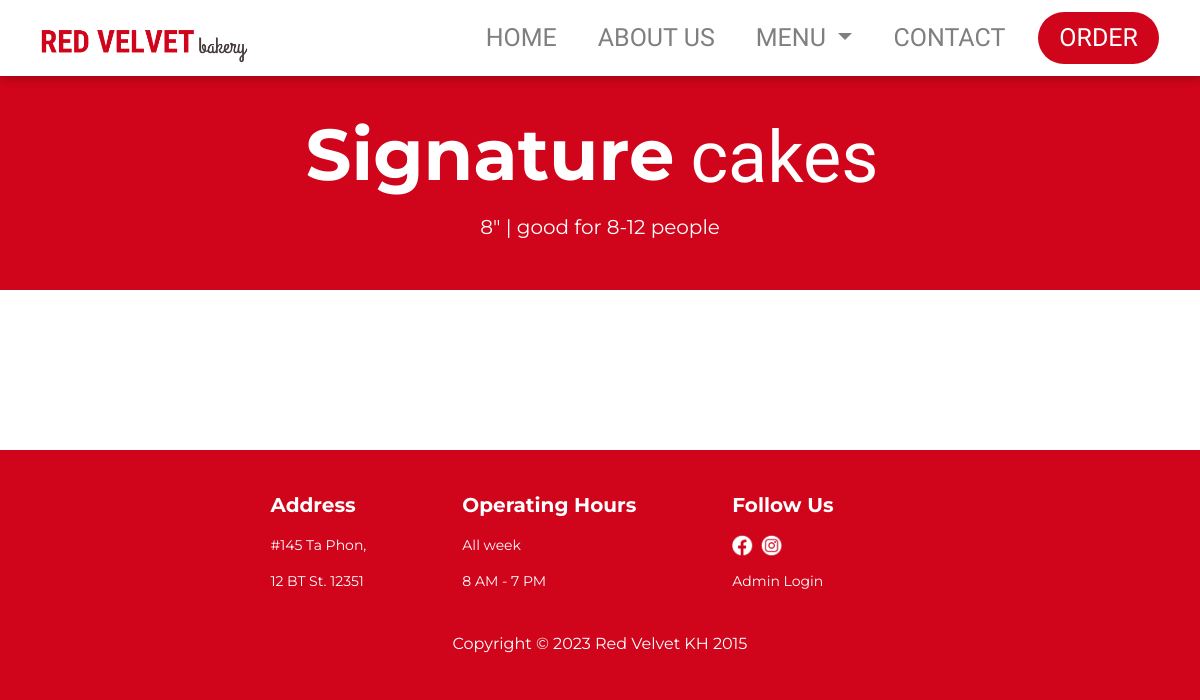
Before: /src/main/menu-sigcakes.php with the older database file.
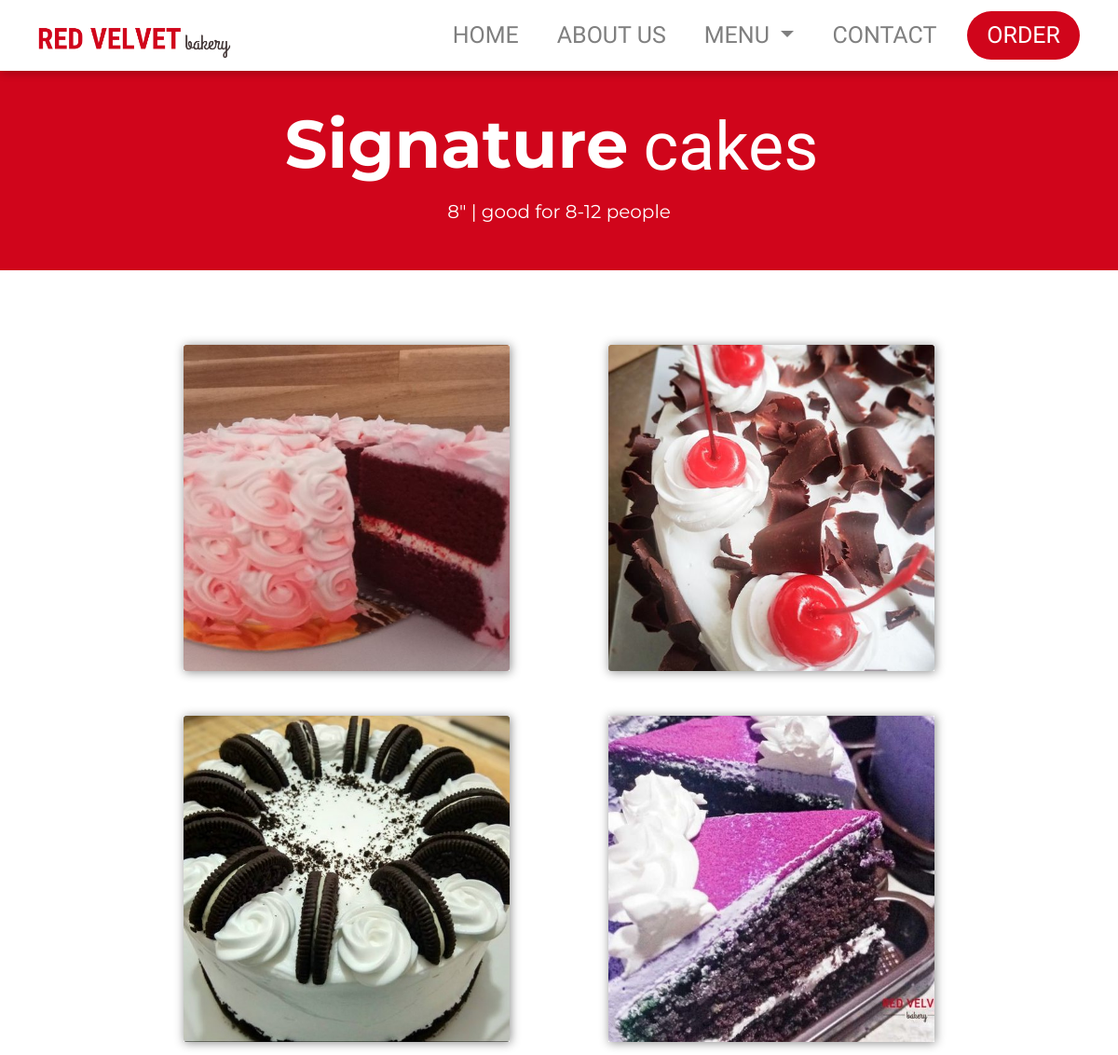
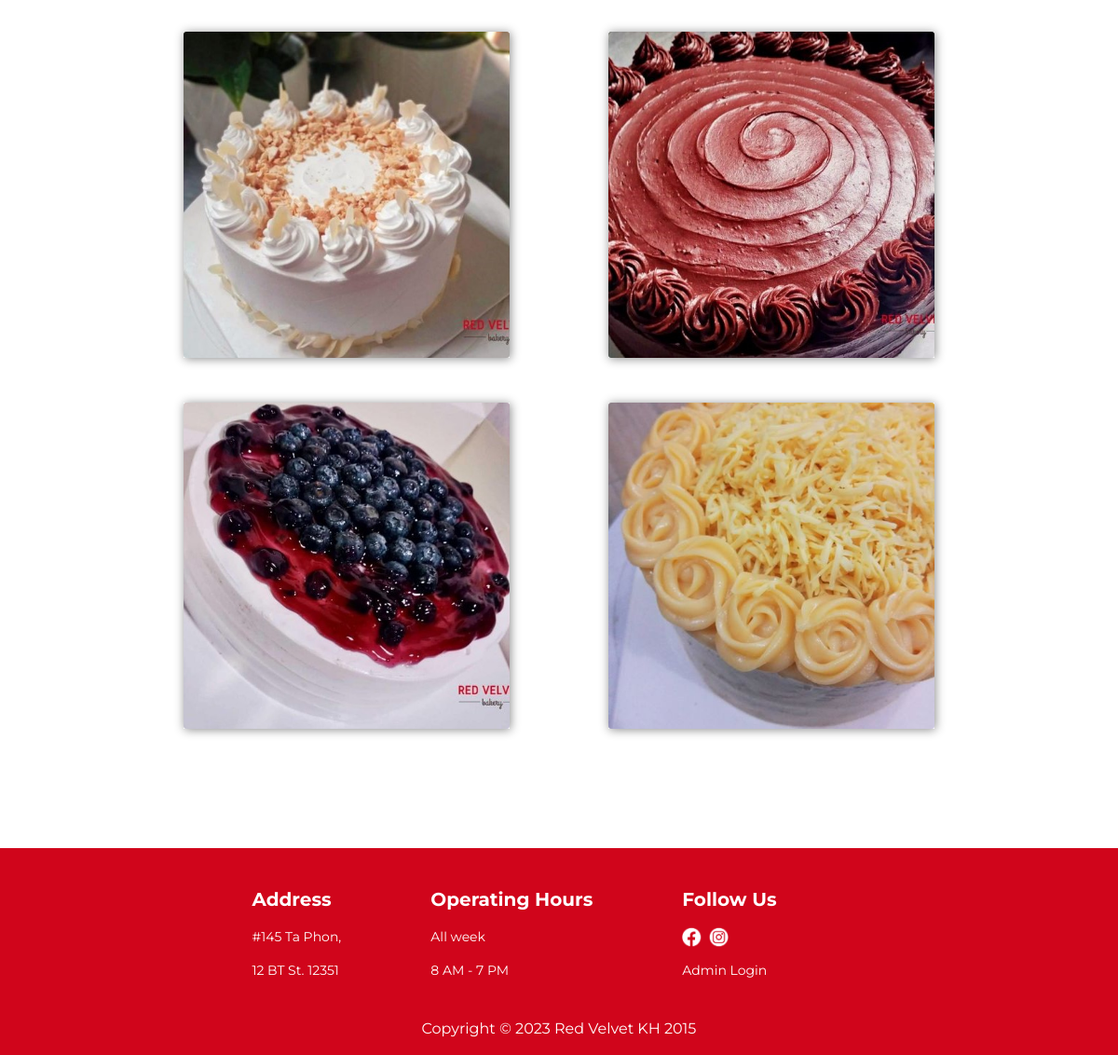
After: the same page with the newer database file (2 pictures, top to bottom).
### tables this page shows
CREATE TABLE `product` (
  `prod_id` int(11) NOT NULL,
  `prod_name` varchar(50) NOT NULL,
  `prod_price` decimal(5,2) NOT NULL,
  `prod_description` varchar(500) NOT NULL,
  `prod_image` varchar(80) NOT NULL,
  `prod_image_file` varchar(255) NOT NULL,
  `bestseller` varchar(5) DEFAULT NULL,
  `cat_id` int(11) NOT NULL
);

### src/main/includes/menu-cat.inc.php (called while the page is built)
<?php
include("../admin/classes/Database.class.php");
include("../admin/classes/Product.class.php");
include("../admin/classes/ProductCon.class.php");
$product = new ProductController();
$result = $product->getCatTable($current_cat);

### src/admin/classes/Database.class.php (called while the page is built)
<?php
class Database{
  protected function connect(){
    try {
      $username = "root";
      $password = "";
      $dbh = new PDO('mysql:host=localhost;dbname=redvelvet',$username,$password);
      return $dbh;
    }
    catch (PDOException $e) {
      print "Error!: " . $e->getMessage() . "<br/>";
      die();
    }
  }
}

### src/admin/classes/Product.class.php (called while the page is built, shortened)
<?php
class Product extends Database{
  protected function readCatTable($cat_name){
    $cat_id = $this->readCatId($cat_name);
    $query = 'SELECT * FROM product WHERE cat_id = ?;';
    $stmt = $this->connect()->prepare($query);
    if(!$stmt->execute(array($cat_id))){
      $stmt = null;
      header("location: ../index.php?error=stmtfailed");
      exit();
    }
    return $stmt;
  }
  private function readCatId($cat_name){
    $query = 'SELECT cat_id FROM category WHERE cat_name = ?;';
    $stmt = $this->connect()->prepare($query);
    if(!$stmt->execute(array($cat_name))){
      $stmt = null;
      header("location: ../index.php?error=stmtfailed");
      exit();
    }
    while($row = $stmt->fetch(PDO::FETCH_ASSOC)){
      return $row["cat_id"];
    }
  }
}

### src/admin/classes/ProductCon.class.php (called while the page is built, shortened)
<?php
class ProductController extends Product{
  public function getCatTable($cat_name){
    $result = $this->readCatTable($cat_name);
    return $result;
  }
}

### src/main/menu-sigcakes.php (the view, shortened to what this page needs)
<?php $current_cat = "Signature Cakes"; include("includes/menu-cat.inc.php");?>
<!doctype html>
<html lang="en">
<?php include("head-tags.php")?>
</head>
<body>
<?php include("header.php")?>
<section class="menu-banner">
    <div>
        <h1>Signature</h1><span>cakes</span>
    </div>
    <p>8" | good for 8-12 people</p>
</section>
<section>
    <div class="container-fluid new-menu-lay">
        <div class="row justify-content-center">
            <div class="container">
                <div class="row justify-content-around ml-5 mr-5 pl-5 pr-5">
                    <?php
                            while($row = $result->fetch(PDO::FETCH_ASSOC)){
                                echo "
                                <div class='menu-card'>
                                    <div class='image-container'>
                                        <a href='menu-view.php?id=" . $row["prod_id"] . "'>
                                            <img class='card-img' src='../../assets/uploads/" . $row["prod_image_file"] . "'>
                                            <div class='overlay overlay--blur'>
                                                <div class='overlay-content'>";
                                                    echo "
                                                    <h2>" . $row["prod_name"] . "</h2>
                                                    <h3>$" . $row["prod_price"] . "</h3>
                                                </div>
                                            </div>
                                        </a>
                                    </div>
                                </div>
                                ";
                            }
                    ?>
                </div>
            </div>
        </div>
    </div>
</section>
</body>
<?php include('footer.php') ?>
</html>

### src/main/head-tags.php (shortened to what this page needs)
<head>
    <link rel="stylesheet" href="https://cdn.jsdelivr.net/npm/bootstrap@4.0.0/dist/css/bootstrap.min.css">
    <link rel="stylesheet" href="https://cdn.jsdelivr.net/npm/bootstrap-icons@1.8.1/font/bootstrap-icons.css">
    <link rel="stylesheet" href="..\..\styles.css">
    <link href=https://cdnjs.cloudflare.com/ajax/libs/datatables/1.10.20/css/dataTables.bootstrap4.min.css rel=stylesheet>

### src/main/header.php (shortened to what this page needs)
<?php $page = substr($_SERVER["SCRIPT_NAME"],strrpos($_SERVER["SCRIPT_NAME"],"/")+1); ?>
<header>
    <nav class="navbar navbar-expand-lg navbar-light fixed-top">
        <a class="navbar-brand" href="index.php">
            <img src="../../assets/logo.png" width="250" height="50" alt="">
          </a>
        <div class="collapse navbar-collapse" id="navbarSupportedContent">
          <ul class="navbar-nav ml-auto">
            <li class="nav-item ml-auto">
              <a class="nav-link" id="<?= $page == 'index.php' ? 'active':''; ?>" href="index.php">HOME</a>
            </li>
            <li class="nav-item ml-auto">
              <a class="nav-link" id="<?= $page == 'about.php' ? 'active':''; ?>" href="about.php">ABOUT US</a>
            </li>
            <li class="nav-item dropdown ml-auto ">
              <a class="nav-link dropdown-toggle" href="menu.php" id="navbarDropdown" role="button" data-toggle="dropdown" aria-haspopup="true" aria-expanded="false">
                MENU
              </a>
            </li>
            <li class="nav-item ml-auto">
                <a class="nav-link" id="<?= $page == 'contact.php' ? 'active':''; ?>" href="contact.php">CONTACT</a>
            </li>
            <li class="nav-item ml-auto">
                <a class="btn" href="order.php" role="button">ORDER</a>
            </li>
          </ul>
        </div>
    </nav>
</header>

### src/main/footer.php (shortened to what this page needs)
<footer>
  <div class="footer-table">
      <table>
          <tr>
              <th>Address</th>
              <th>Operating Hours</th>
              <th>Follow Us</th>
          </tr>
          <tr>
              <td>#145 Ta Phon,</td>
              <td>All week</td>
              <td>
                  <img src="../../assets/social icons.png" usemap="#social-map" width="50px">
              </td>
          </tr>
          <tr>
              <td>12 BT St. 12351</td>
              <td>8 AM - 7 PM</td>
              <td><a href="..\admin\admin-login.php">Admin Login</a></td>
          </tr>
      </table>
  </div>
  <p>Copyright © 2023 Red Velvet KH 2015</p>
</footer>

### styles.css (style rules this page uses)
:root { --col1: #FFFFFF; --col2: #D0051B; --txt-col: #000000; --link-col: #A6A6A6; --link-col-2: #848484; --font-link: Lekton ; --font-main: Montserrat ; --font-fancy: Grand Hotel ; --fweight-heading: 700; --fweight-reg: 400; }
* { margin: 0; padding: 0; font-family: var(--font-main); }
body { overflow-x: hidden; background-color: var(--col2); }
.btn { background-color: var(--col2); color: var(--col1); font-family: var(--font-link); font-size: 25px; padding-inline: 20px; border-radius: 35px; }
a { cursor: pointer; }
h1 { font-weight: var(--fweight-heading); font-size: 72px; line-height: 1; }
header { height: 4.5rem; }
nav { background-color: var(--col1); width: 100vw; box-shadow: 1px 1px 10px rgb(0, 0, 0, 0.3); }
.navbar-nav { display: flex; justify-content: center; align-items: center; }
.nav-link { font-family: var(--font-link); font-size: 25px; }
.navbar { display: flex; justify-content: space-between; align-items: center; }
.nav-item > a { margin-right: 25px; }
.menu-banner { background-color: var(--col2); color: var(--col1); text-align: center; padding: 2rem 0; }
.menu-banner div { display: flex; justify-content: center; align-items: center; }
.menu-banner span { font-family: var(--font-fancy); font-size: 72px; margin-inline: 1rem; }
.menu-banner { font-size: 20px; }
.new-menu-lay { background-color: var(--col1); gap: 3rem; padding: 5rem 3rem; justify-content: center; align-items: center; }
.menu-card { box-shadow: 1px 1px 10px rgb(139, 139, 139); transition: 0.3s ease-in-out; margin-bottom: 3rem; }
.menu-card img { width: 100%; height: 100%; object-fit: cover; }
.image-container { position: relative; width: 350px; height: 350px; overflow: hidden; }
.card-img { display: block; width: 100%; }
footer { display: flex; flex-direction: column; align-items: center; border: none; background-color: var(--col2); color: var(--col1); bottom: 0; width: 100%; z-index: -999; }
footer a { color: var(--col1); }
.footer-table th { font-size: 20px; }
.footer p,td { font-size: 14px; }
.footer-table { padding-block: 2.5rem; }
.footer-table td, th { padding-right: 6rem; }

Changed rows visible on the page:
added product: prod_image_file (picture)
added product: prod_image_file (picture)
added product: prod_image_file (picture)
added product: prod_image_file (picture)
added product: prod_image_file (picture)
added product: prod_image_file (picture)
added product: prod_image_file (picture)
added product: prod_image_file (picture)
